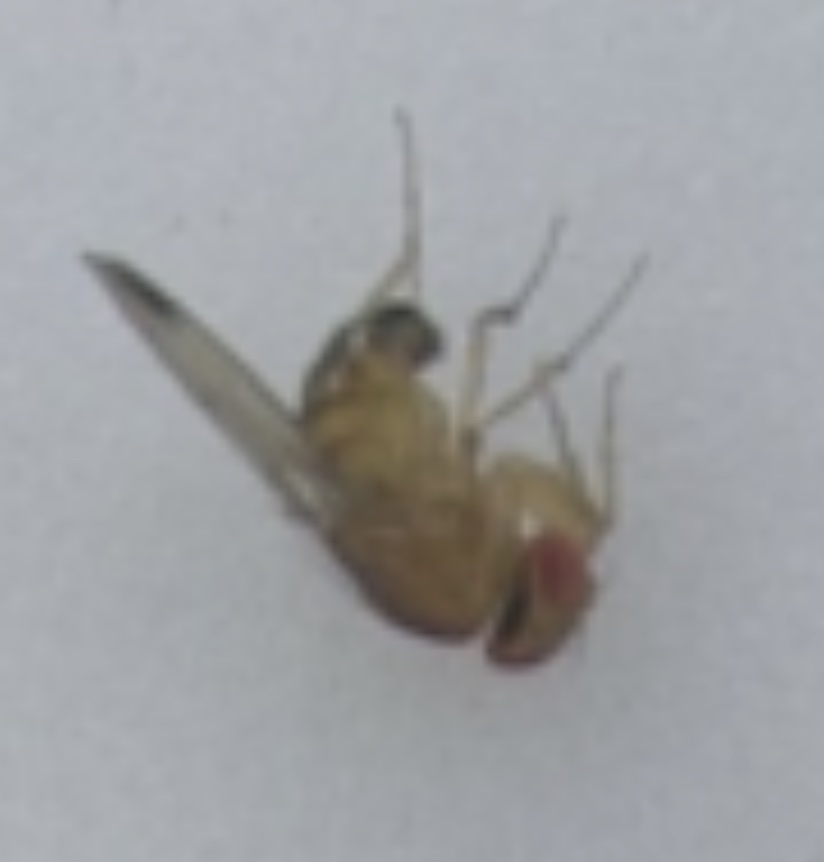
#> input picture images/mosca.jpg, 824 x 862 px, found by its file name
$ jupyter execute flydetect_target1.ipynb   (shell and % lines are left out)
#> lines starting #> are read from the running program, lines starting #| are printed output that depends on the picture; after the words box and inside, x2 and y2 are one past the last pixel; in counts of white or black regions, pixels touching at a corner belong together
[cell 1]
import numpy as np
import cv2
import matplotlib.pyplot as plt

#img_orig = cv2.imread('Fotos 1-11-097.jpeg')
img_orig = cv2.imread('mosca.jpg')
#> img_orig is the input picture: shape (862, 824, 3); mean B, G, R 162.9, 160.4, 158.8

[cell 2]
# marca el centro de masa
def mark_cdm (i): # i porción de imagen RGB

    c = 15 # la cruz tiene 2*C de lado

    #imprime la imagen
    #plt.figure(figsize = (200,30))
    #plt.imshow(i)

    eyes_lo=np.array([90,60,60])
    eyes_hi=np.array([125,85,85])

    mask=cv2.inRange(i,eyes_lo,eyes_hi)
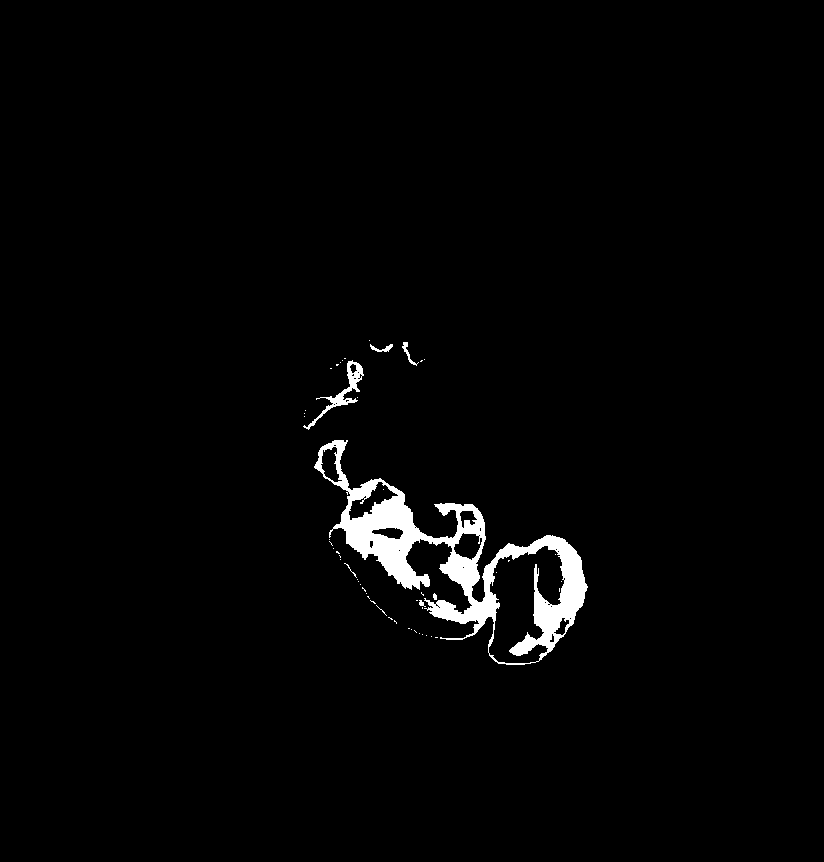
#> mask: shape (862, 824); 2% white; 52 white regions (45 under 20 px), largest, box (x1, y1, x2, y2) and area: (314, 440, 588, 665) 13196, (303, 360, 364, 430) 667, (402, 342, 419, 366) 88

    #imprime la mascara
    #plt.figure(figsize = (200,30))
    #plt.imshow(mask)

    M = cv2.moments(mask)
#> M = moments, m00 3626865, centre m10/m00, m01/m00 = (449.3, 549.8)

    # calculate x,y coordinate of center
    x = int(M["m10"] / M["m00"])
#> x = 449
    y = int(M["m01"] / M["m00"])
#> y = 549

    # put text and highlight the center
    cv2.circle(i, (x, y), 5, (255, 255, 255), -1)
#> i: shape (862, 824, 3); mean R, G, B 158.8, 160.4, 162.9
    cv2.putText(i, "target", (x - 25, y - 25),cv2.FONT_HERSHEY_SIMPLEX, 0.5, (255, 255, 255), 2)
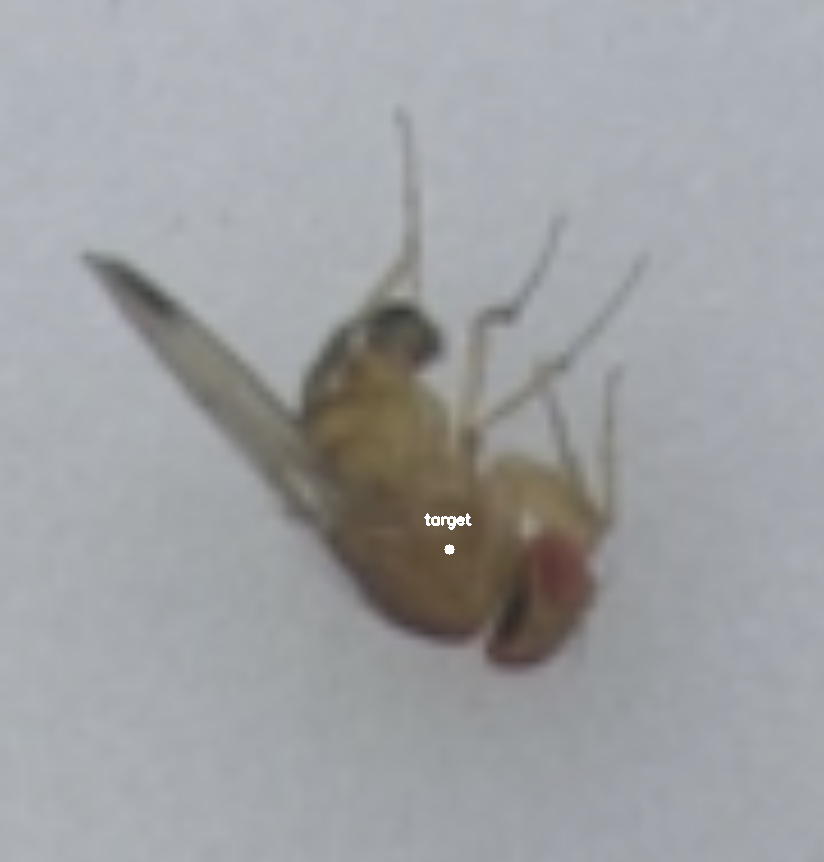
#> i: shape (862, 824, 3); mean R, G, B 158.9, 160.5, 163

    cv2.line(i, (x, y-c), (x, y+c), (255, 255, 0), 2)
#> i: shape (862, 824, 3); 0.01% of pixels changed, all inside (x1, y1, x2, y2) = (448, 533, 451, 566)
    cv2.line(i, (x-c, y), (x+c, y), (255, 255, 0), 2)
#> i: shape (862, 824, 3); mean R, G, B 158.9, 160.5, 163

    # imprime imagen
    plt.figure(figsize = (30,5))
    plt.imshow(i)

[cell 3]
i3 = cv2.cvtColor(img_orig, cv2.COLOR_BGR2RGB)
mark_cdm(i3)

[cell 4]
# show red

r = img_orig.copy()
# set blue and green channels to 0
r[:, :, 0] = 0
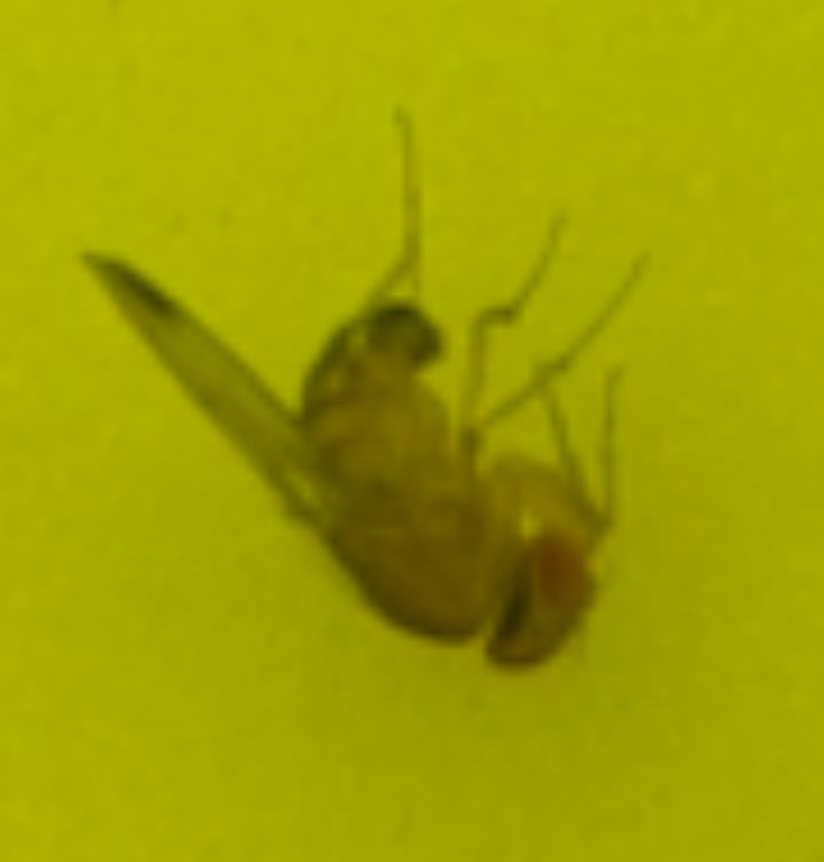
#> r: shape (862, 824, 3); mean B, G, R 0, 160.4, 158.8
r[:, :, 1] = 0
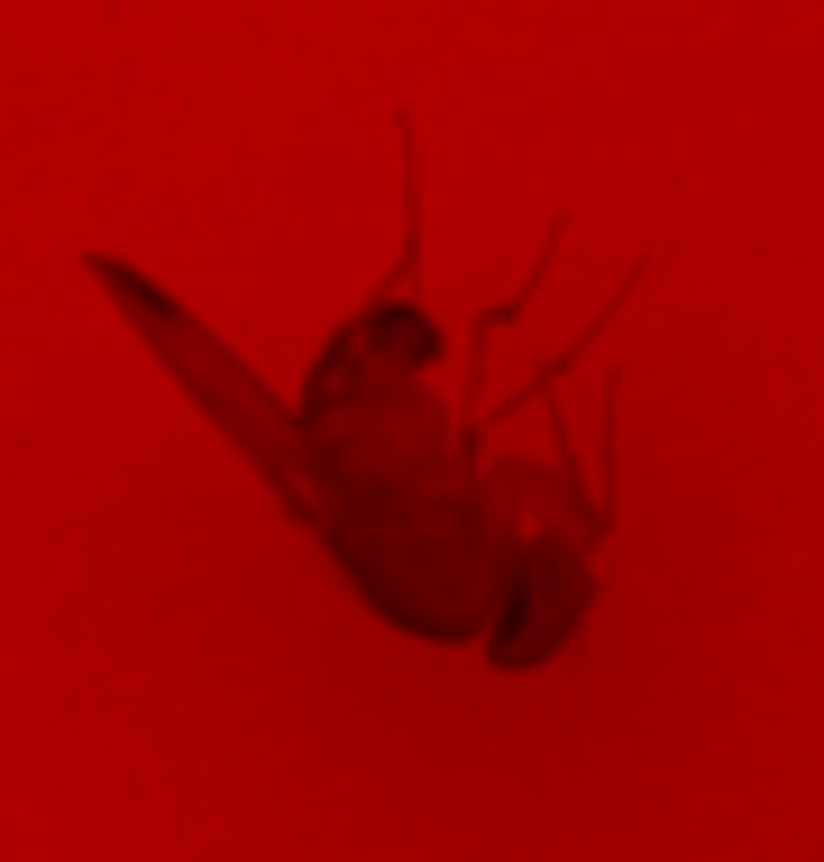
#> r: shape (862, 824, 3); mean B, G, R 0, 0, 158.8


# RGB - Red

plt.figure(figsize = (200,20))
plt.imshow(r)


#cv2.imshow('R-RGB', r)

[cell 5]
c=15

i = img_orig.copy()
i = cv2.cvtColor(i, cv2.COLOR_RGB2BGR)


rgb=i.copy()

plt.figure(figsize = (500,30))
plt.imshow(rgb)


eyes_lo=np.array([90,60,60])
eyes_hi=np.array([125,85,85])


mask=cv2.inRange(rgb,eyes_lo,eyes_hi)

plt.figure(figsize = (500,30))
plt.imshow(mask)


# Change image to red where we found brown
i[mask>0]=(255,0,0)     # RGB


M = cv2.moments(mask)

# calculate x,y coordinate of center
cX = int(M["m10"] / M["m00"])
#> cX = 449
cY = int(M["m01"] / M["m00"])
#> cY = 549

# put text and highlight the center
cv2.circle(i, (cX, cY), 5, (255, 255, 255), -1)
#> i: shape (862, 824, 3); mean R, G, B 162, 158.8, 161.6
cv2.putText(i, "centroid", (cX - 25, cY - 25),cv2.FONT_HERSHEY_SIMPLEX, 0.5, (255, 255, 255), 2)
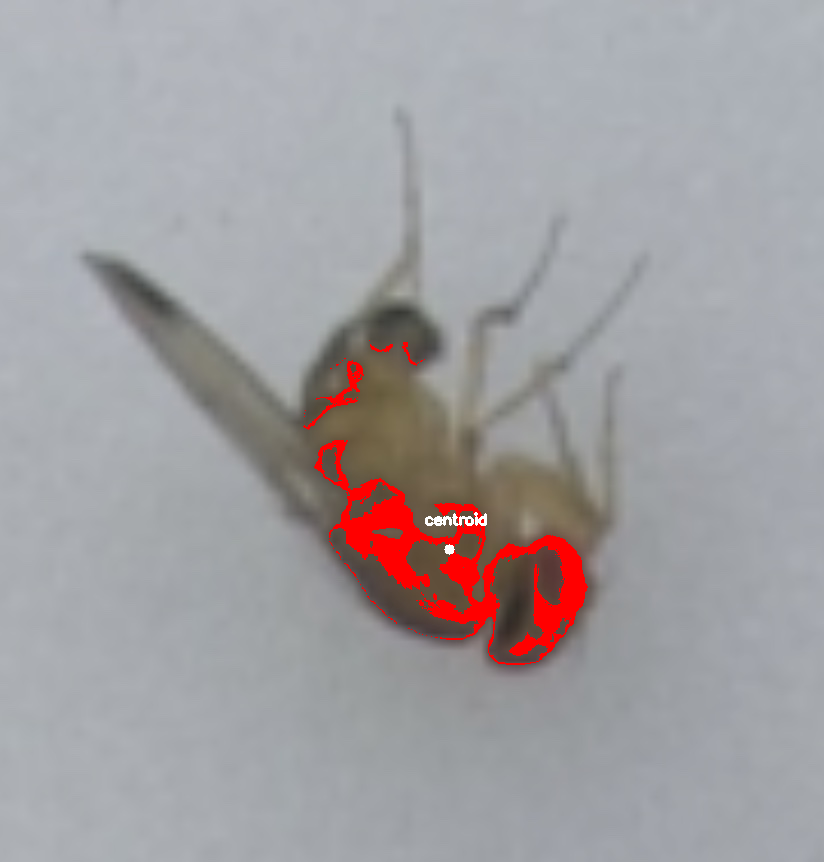
#> i: shape (862, 824, 3); mean R, G, B 162, 158.9, 161.8

x = cX
#> x = 449
y = cY
#> y = 549

print(i[x,y])
#| [154 156 153]
print(i[y,x])
#| [255 255 255]


cv2.line(i, (x, y-c), (x, y+c), (255, 255, 0), 2)
cv2.line(i, (x-c, y), (x+c, y), (255, 255, 0), 2)
#> i: shape (862, 824, 3); mean R, G, B 162.1, 158.9, 161.7
plt.figure(figsize = (500,30))
plt.imshow(i)

[cell 6]
_, img_thr = cv2.threshold(r, 100, 101, cv2.THRESH_BINARY)
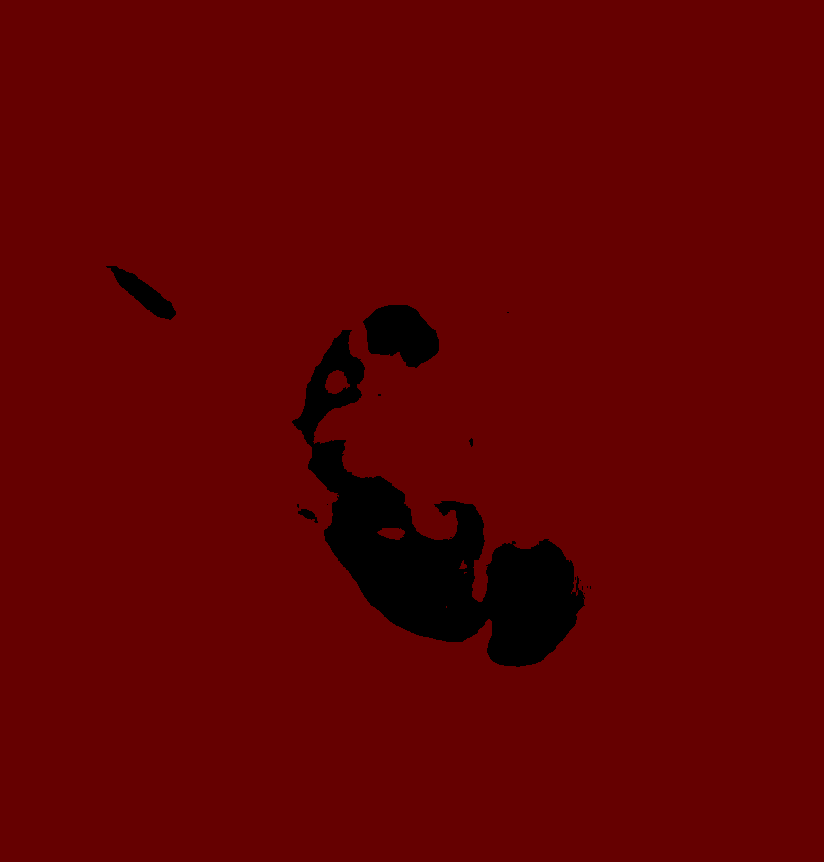
#> img_thr: shape (862, 824, 3); mean B, G, R 0, 0, 95.9

#img_thr = cv2.adaptiveThreshold(img_, 255, cv2.ADAPTIVE_THRESH_MEAN_C, cv2.THRESH_BINARY, 3, 5)
#_, img_thr = cv2.threshold(img_, 0, 255, cv2.THRESH_BINARY + cv2.THRESH_OTSU)

plt.figure(figsize = (200,20))
plt.imshow(img_thr, cmap="gray")

[cell 7]
# [5 lines of commented-out code are left out]
j = cv2.cvtColor(img_orig, cv2.COLOR_BGR2YUV)
#> j: shape (862, 824, 3); mean of channels 0, 1, 2 160.3, 129, 126.4

plt.figure(figsize = (200,20))
plt.imshow(j)

$ run again, with images/Fotos 1-11-097.jpeg copied over images/mosca.jpg
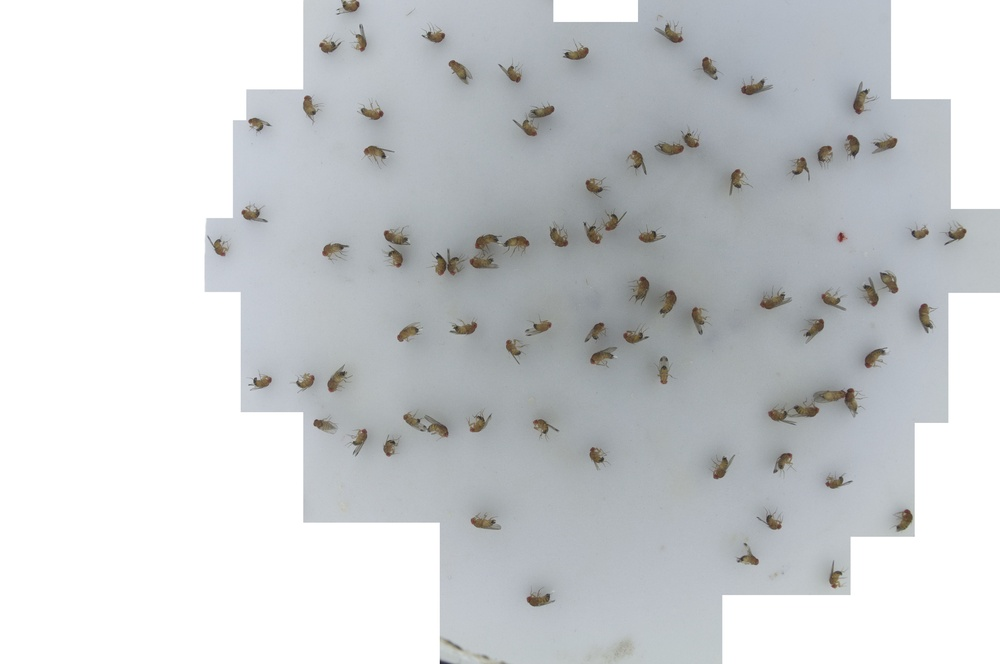
#> input picture images/Fotos 1-11-097.jpeg, 1000 x 664 px, shrunk from 4288 x 2848 before the run, found by its file name
#> img_orig is the input picture: shape (664, 1000, 3); mean B, G, R 208.3, 206.1, 203.4
#> in mark_cdm, `mask=cv2.inRange(i,eyes_lo,eyes_hi)`:
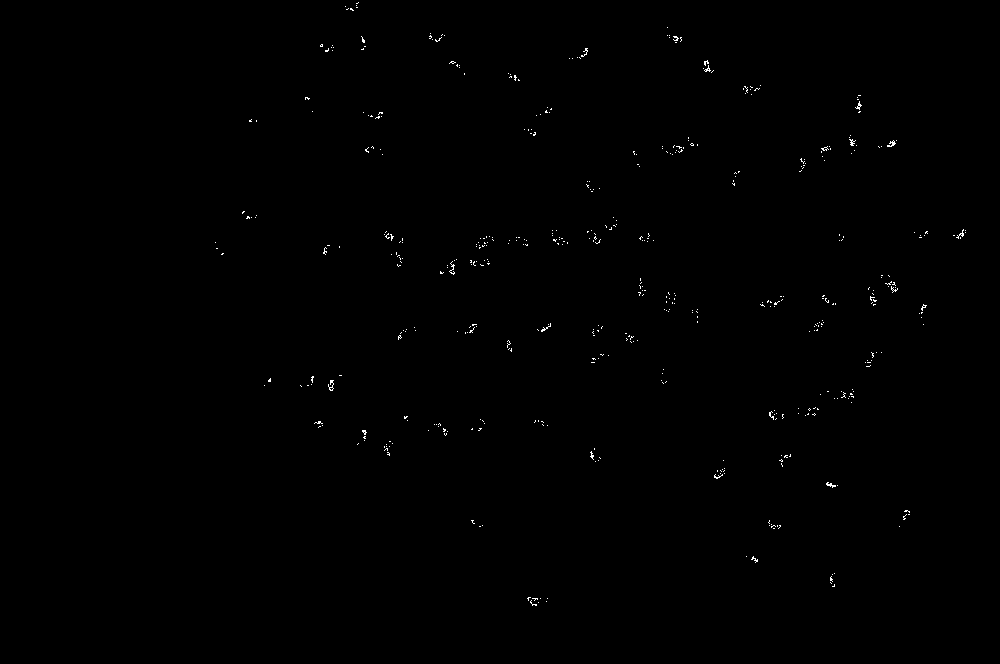
#> mask: shape (664, 1000); 0.26% white in thin lines or dots, all inside (x1, y1, x2, y2) = (215, 2, 966, 606)
#> in mark_cdm, `M = cv2.moments(mask)`: M = moments, m00 434775, centre m10/m00, m01/m00 = (621, 277)
#> in mark_cdm, `x = int(M["m10"] / M["m00"])`: x = 620
#> in mark_cdm, `y = int(M["m01"] / M["m00"])`: y = 277
#> cX = 620
#> cY = 277
#> `x = cX`: x = 620
#> `y = cY`: y = 277
#| [255 255 255]
#| [255 255 255]
#> `_, img_thr = cv2.threshold(r, 100, 101, cv2.THRESH_BINARY)`:
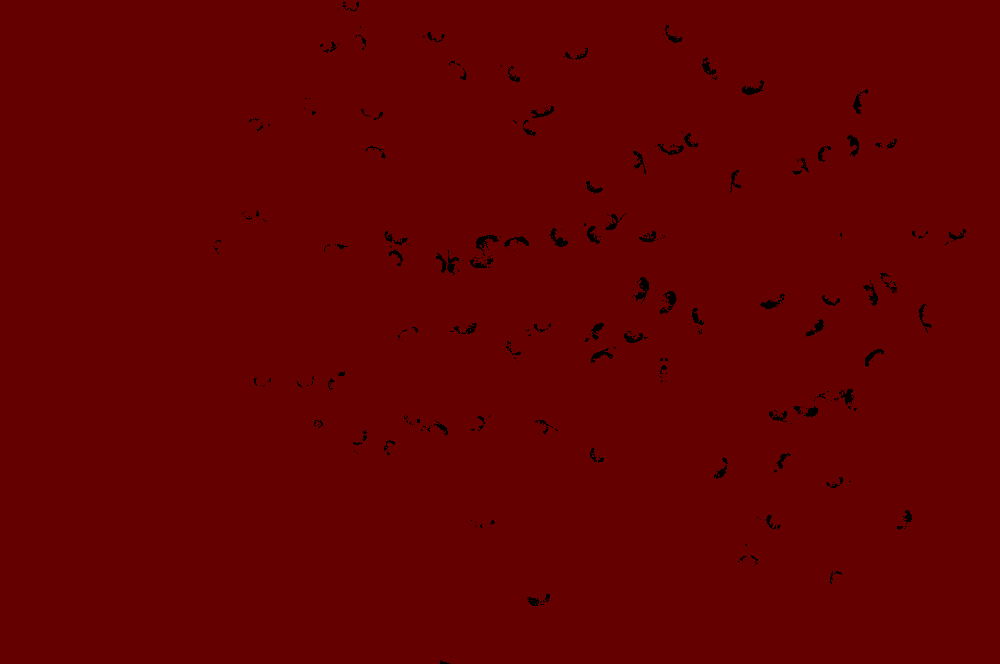
#> img_thr: shape (664, 1000, 3); mean B, G, R 0, 0, 100
#> j: shape (664, 1000, 3); mean of channels 0, 1, 2 205.6, 129.2, 125.9
